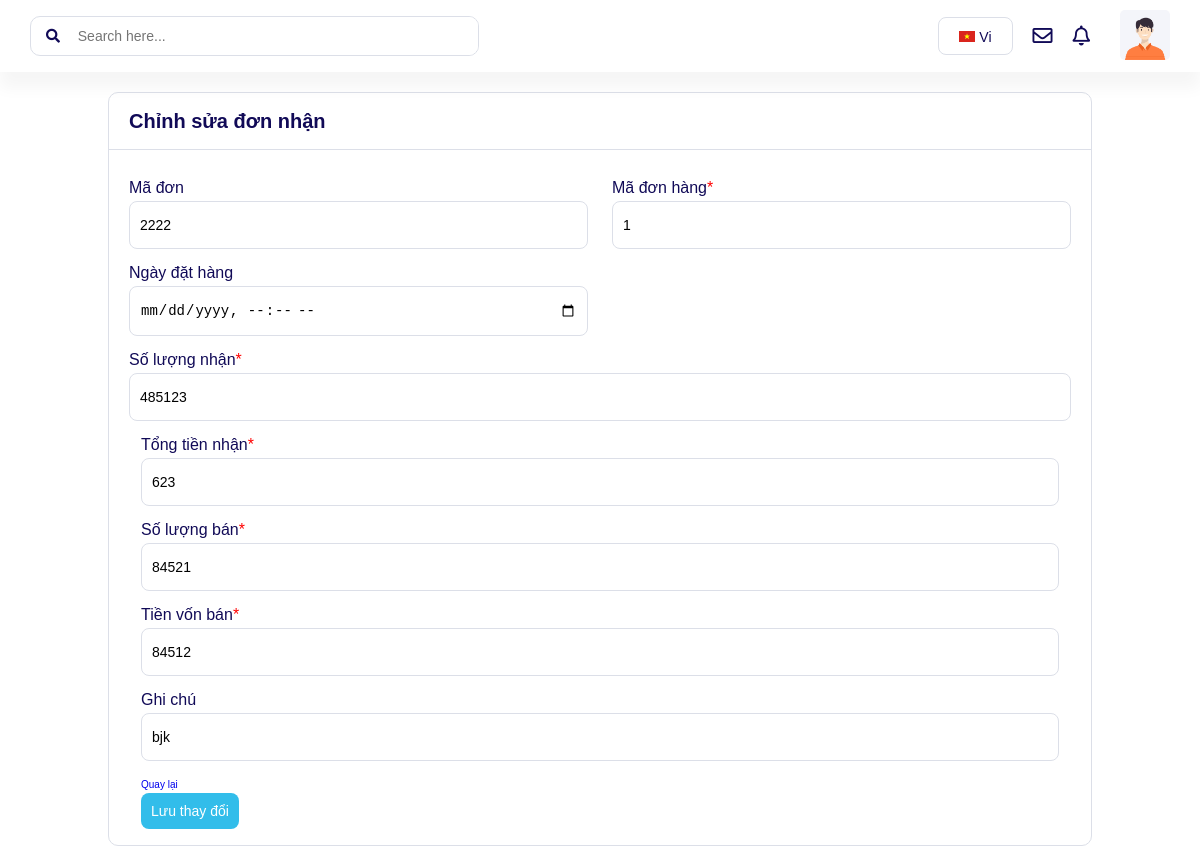
The page /itemPurchaseOrderReceiveds/itemPurchaseOrderReceiveds/index.php?page_layout=edit&lotId=2222 on the database its author committed.
### tables this page shows
CREATE TABLE IF NOT EXISTS `itempurchaseorderreceiveds` (
  `lotId` bigint(20) NOT NULL COMMENT 'LOT ID',
  `poLineId` bigint(20) NOT NULL,
  `receiveDate` date NOT NULL COMMENT 'Ngày nhận <= create date && >=orderDate',
  `amountReceived` decimal(10,0) NOT NULL COMMENT 'Tổng tiền nhập dự kiến/ thực tế sau khi thanh toán',
  `qtySold` decimal(10,0) NOT NULL,
  `qtyReceiveda` decimal(10,0) NOT NULL,
  `amountSold` decimal(10,0) NOT NULL COMMENT 'Tiền vốn tương ứng số lượng đã bán',
  `notea` varchar(150) DEFAULT NULL COMMENT 'Ghi chú',
  `created_date` datetime NOT NULL DEFAULT CURRENT_TIMESTAMP COMMENT 'Ngày tạo',
  `updated_date` datetime NOT NULL DEFAULT CURRENT_TIMESTAMP COMMENT 'Ngày sửa gần nhất',
  PRIMARY KEY (`lotId`),
  KEY `poLineId` (`poLineId`)
);

### itemPurchaseOrderReceiveds/itemPurchaseOrderReceiveds/php/edit.php (the view, shortened to what this page needs)
 <?php
    $lotId = $_GET['lotId'];
    $sql_up = "SELECT * FROM itempurchaseorderreceiveds WHERE lotId ='$lotId'";
    $query_up = mysqli_query($conn, $sql_up);
    $row_up = mysqli_fetch_assoc($query_up);
?>
<div class="wrapper">
    <header>
        <div class="grid">
            <div class="navbar">
                <div class="search">
                    <form action="#" class="search__box">
                        <a class="search__link" href="#"><i class="fas fa-search search__icon"></i></a>
                        <input type="text" class="search__input" placeholder="Search here...">
                    </form>
                </div>
                <div class="account">
                    <ul class="account__list">
                        <li  class="account__items language">
                            <a id ="btn_lang" class="language__link" href="#">
                                <img src="img/vietnam_flag.jpg" alt="vietnam flag">
                                Vi
                            </a>
                        </li>
                        <li class="account__items user__icon "><i class="far fa-envelope"></i></li>
                        <li class="account__items user__icon "><i class="far fa-bell"></i></li>
                        <li class="account__items">
                            <a href="#" class="account__link">
                                <img class="account__img" src="img/user.png" alt="user">
                            </a>
                        </li>
                    </ul>
                </div>
            </div>
        </div>
    </header>
    <div class="app">
        <div class="grid wide card">
            <div class="card__container">
                <div class="row">
                    <div class="col l-12 m-12 c-12">
                        <div class="row">
                            <div class="card__header col l-12 m-12 c-12">
                                <h1 class="card__title">Chỉnh sửa đơn nhận</h1>
                            </div>
                        </div>
                        <div class="card__body">
                            <form class="row" method="POST" name="received-form" id="received-form" enctype="multipart/form-data">
                                <div class="col l-6 m-12 c-12">
                                    <div class="form-group">
                                        <input readonly type="text" name="lotId" required value="<?php echo $row_up['lotId'];?>">
                                        <label>Mã đơn <span></span></label>
                                    </div>
                                </div>
                                <div class="col l-6 m-12 c-12">
                                    <div class="form-group">
                                    <input type="number" name="poLineId" required value="<?php echo $row_up['poLineId'];?>">
                                        <label>Mã đơn hàng<span>*</span></label>
                                    </div>
                                </div>
                                <div class="col l-6 m-12 c-12">
                                    <div class="form-group">
                                    <input type="datetime-local" name="receiveDate" required value="<?php echo $row_up['receiveDate'];?>">
                                        <label>Ngày đặt hàng</label>
                                    </div>
                                </div>
                                <div class="col l-12 m-12 c-12">
                                    <div class="form-group">
                                    <input type="number" name="qtyReceiveda" required value="<?php echo $row_up['qtyReceiveda'];?>">
                                        <label>Số lượng nhận<span>*</span></label>
                                    </div>
                                <div class="col l-12 m-12 c-12">
                                    <div class="form-group">
                                    <input type="number" name="amountReceived" required value="<?php echo $row_up['amountReceived'];?>">
                                        <label>Tổng tiền nhận<span>*</span></label>
                                    </div>
                                </div>
                                <div class="col l-12 m-12 c-12">
                                    <div class="form-group">
                                    <input type="number" name="qtySold" required value="<?php echo $row_up['qtySold'];?>">
                                        <label>Số lượng bán<span>*</span></label>
                                    </div>
                                </div>
                                <div class="col l-12 m-12 c-12">
                                    <div class="form-group">
                                    <input type="number" name="amountSold" required value="<?php echo $row_up['amountSold'];?>">
                                        <label>Tiền vốn bán<span>*</span></label>
                                    </div>
                                </div>
                                <div class="col l-12 m-12 c-12">
                                    <div class="form-group">
                                    <input type="text" name="notea" required value="<?php echo $row_up['notea'];?>">
                                        <label>Ghi chú</label>
                                    </div>
                                </div>
                                <div class="col l-2 m-1 c-1">
                                    <div class="backtolist">
                                        <a href="./index.php?page_layout=list"> Quay lại </a>
                                    </div>
                                </div>
                                <div class="col l-12 m-10 c-10">
                                    <button class = "form__button" type="submit" name="add">Lưu thay đổi</button>
                                </div>
                            </form>
                        </div>
                    </div>
                </div>
            </div>
        </div>
    </div>

### itemPurchaseOrderReceiveds/itemPurchaseOrderReceiveds/css/grid.css (style rules this page uses)
.grid { width: 100%; display: block; padding: 0; }
.grid.wide { max-width: 1200px; margin: 0 auto; }
@media (min-width: 740px) { .row { margin-left: -8px; margin-right: -8px; } }
@media (min-width: 1113px) { .row { margin-left: -12px; margin-right: -12px; } }
@media (min-width: 1024px) and (max-width: 1239px) { .wide { width: 984px; } }
@media (min-width: 1024px) and (max-width: 1239px) { .wide .row { margin-left: -12px; margin-right: -12px; } }
.row { display: flex; flex-wrap: wrap; margin-left: -4px; margin-right: -4px; }
.col { padding-left: 4px; padding-right: 4px; }
.c-1 { flex: 0 0 8.33333%; max-width: 8.33333%; }
.c-10 { flex: 0 0 83.33333%; max-width: 83.33333%; }
.c-12 { flex: 0 0 100%; max-width: 100%; }
@media (min-height: 740px) { .row { margin-left: -8px; margin-right: -8px; } }
@media (min-height: 740px) { .col { padding-left: 8px; padding-right: 8px; } }
@media (min-height: 740px) { .m-1, .m-2, .m-3, .m-4, .m-5, .m-6, .m-7, .m-8, .m-9, .m-10, .m-11, .m-12 { display: block; } }
@media (min-height: 740px) { .m-1 { flex: 0 0 8.33333%; max-width: 8.33333%; } }
@media (min-height: 740px) { .m-10 { flex: 0 0 83.33333%; max-width: 83.33333%; } }
@media (min-height: 740px) { .m-12 { flex: 0 0 100%; max-width: 100%; } }
@media (min-width: 1113px) { .col { padding-left: 12px; padding-right: 12px; } }
@media (min-width: 1113px) { .l-1, .l-2, .l-2-4, .l-3, .l-4, .l-5, .l-6, .l-7, .l-8, .l-9, .l-10, .l-11, .l-12 { display: block; } }
@media (min-width: 1113px) { .l-2 { flex: 0 0 16.66667%; max-width: 16.66667%; } }
@media (min-width: 1113px) { .l-6 { flex: 0 0 50%; max-width: 50%; } }
@media (min-width: 1113px) { .l-12 { flex: 0 0 100%; max-width: 100%; } }
@media (min-width: 1024px) and (max-width: 1239px) { .wide .col { padding-left: 12px; padding-right: 12px; } }
@media (min-width: 1024px) and (max-width: 1239px) { .wide .l-1, .wide .l-2, .wide .l-2-4, .wide .l-3, .wide .l-4, .wide .l-5, .wide .l-6, .wide .l-7, .wide .l-8, .wide .l-9, .wide .l-10, .wide .l-11, .wide .l-12 { display: block; } }
@media (min-width: 1024px) and (max-width: 1239px) { .wide .l-2 { flex: 0 0 16.66667%; max-width: 16.66667%; } }
@media (min-width: 1024px) and (max-width: 1239px) { .wide .l-6 { flex: 0 0 50%; max-width: 50%; } }
@media (min-width: 1024px) and (max-width: 1239px) { .wide .l-12 { flex: 0 0 100%; max-width: 100%; } }

### itemPurchaseOrderReceiveds/itemPurchaseOrderReceiveds/css/base.css (style rules this page uses)
:root { --white-color: #fff; --black-color: #000; --text-color: #110a57; --second-text-color: #333; --primary-color:#4cb050 ; --hover-primary-color: #3d8c40; --second-color:#337ab7; --hover-second-color:#286090; --border-color: #dcdfe8; --hover-color:#32BDEA; --primary-font: Helvetica, Arial, sans-serif; --normal-font-size: 1.4rem; --medium-font-size: 1.6rem; --title-font-size: 2rem; --big-font-size: 2.2rem; }
* { box-sizing: inherit; margin: 0; padding: 0; }
html { font-size: 62.5%; line-height: 1.6rem; box-sizing: border-box; font-family: var(--primary-font); color: var(--text-color); }
a { text-decoration: none; }
ul, li { list-style: none; }

### rows shown on the page
itempurchaseorderreceiveds: lotId "2222", poLineId "1", qtyReceiveda "485123", amountReceived "623", qtySold "84521", amountSold "84512", notea "bjk"
